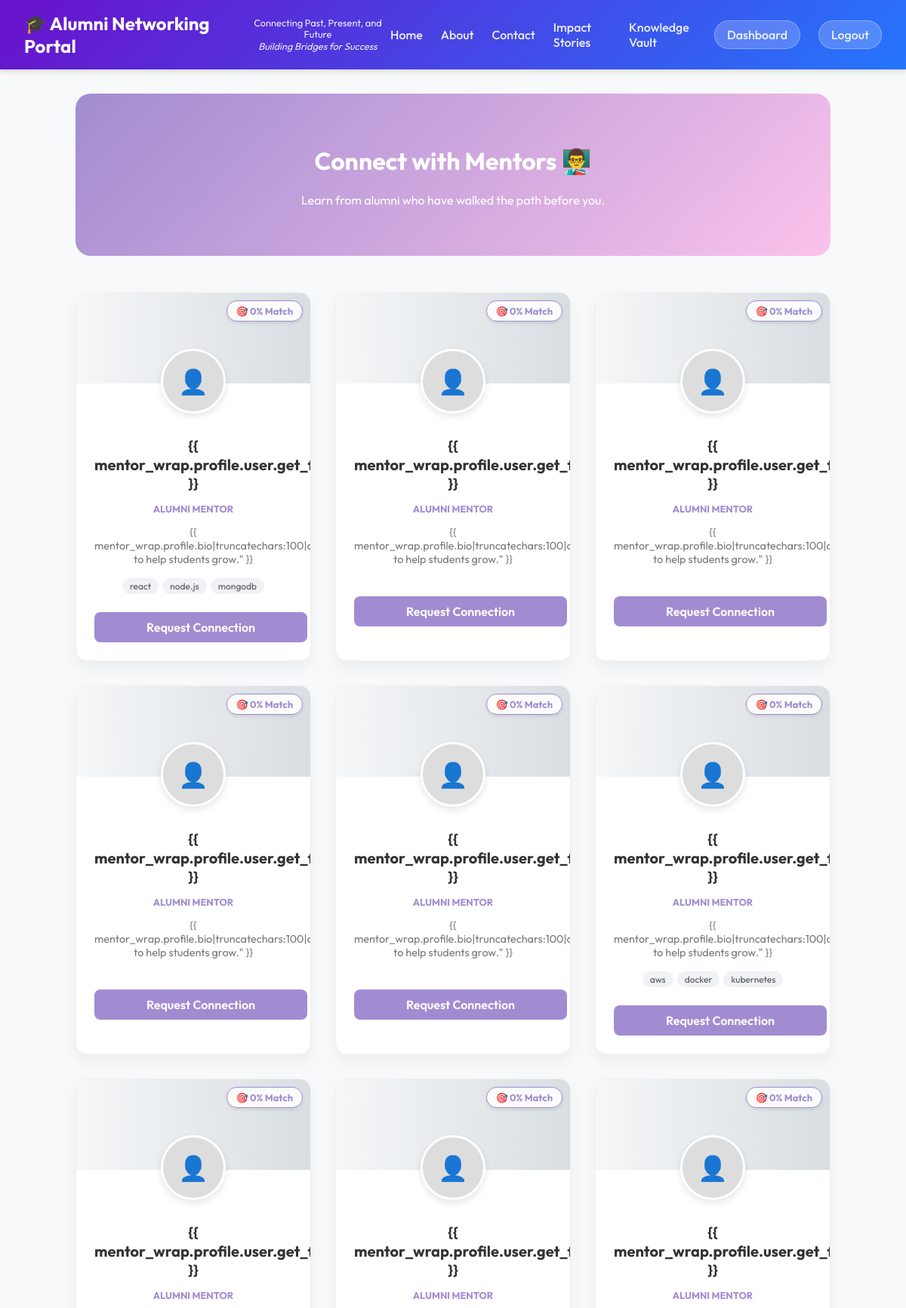
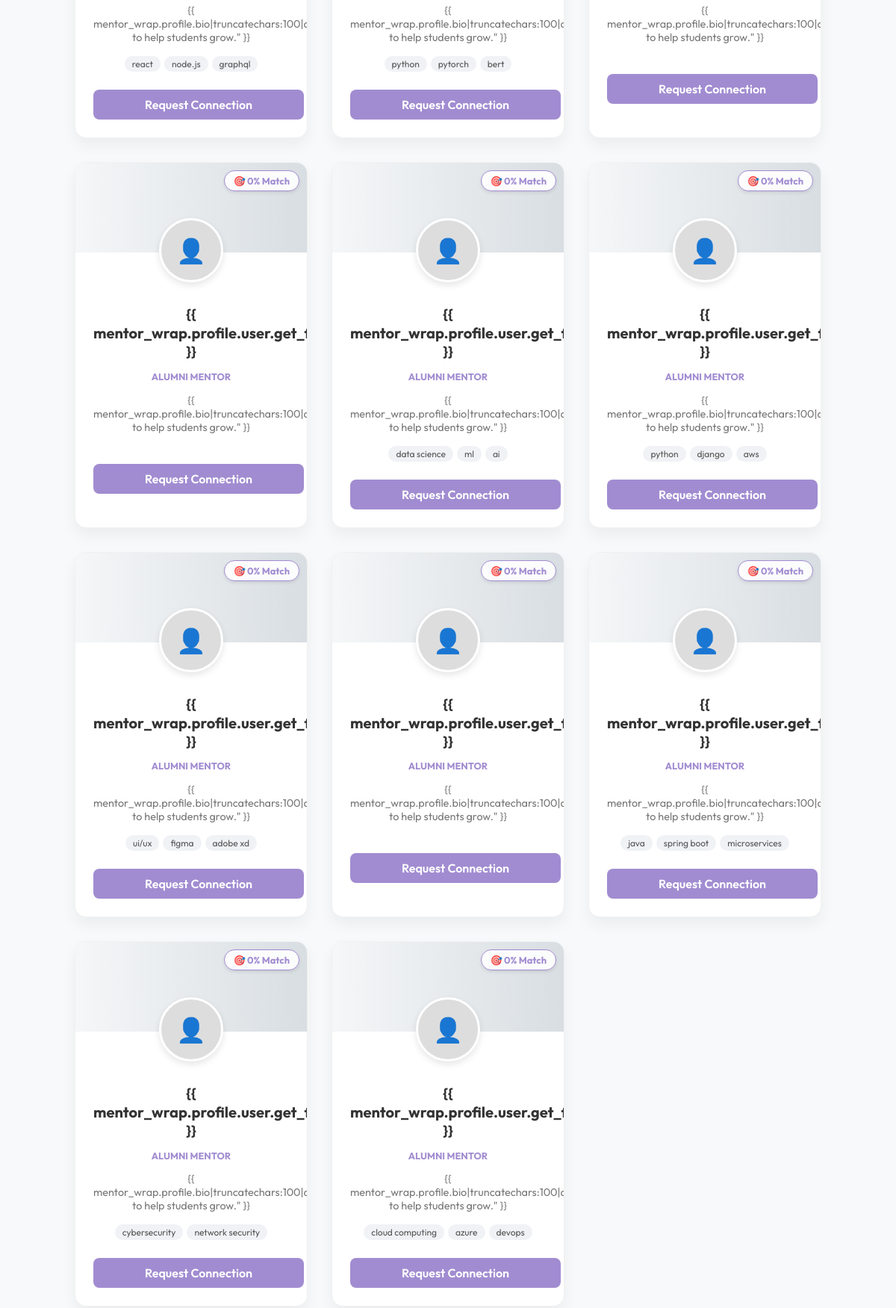
The app's page /mentoring/ (signed in, upper part) with its own data (2 pictures, top to bottom).
### network/models.py (models this page shows, shortened)
class Profile(models.Model):
    USER_TYPE_CHOICES = (
        ('student', 'Student'),
        ('alumni', 'Alumni'),
        ('mentor', 'Mentor'),
        ('admin', 'Admin'),
    )
    user = models.OneToOneField(User, on_delete=models.CASCADE)
    user_type = models.CharField(max_length=10, choices=USER_TYPE_CHOICES, default='student')
    assessment_marks = models.IntegerField(default=0)
    bio = models.TextField(blank=True)
    skills = models.TextField(blank=True, help_text="Comma-separated skills")
    profile_picture = models.ImageField(upload_to='profile_pics', blank=True, null=True)
    government_internships = models.TextField(blank=True, help_text="Details of government internships")
    private_internships_jobs = models.TextField(blank=True, help_text="Details of private internships and jobs")

### network/views.py (the view)
# urls.py: path('mentoring/', views.mentoring_brochure, name='mentoring_brochure'),
@login_required
@login_required
def mentoring_brochure(request):
    mentors = Profile.objects.filter(user_type='alumni').exclude(user=request.user)
    user_skills_raw = request.user.profile.skills
    user_skills = set(s.strip().lower() for s in user_skills_raw.split(',')) if user_skills_raw else set()
    mentor_list = []
    for mentor in mentors:
        m_skills_raw = mentor.skills
        m_skills = [s.strip().lower() for s in m_skills_raw.split(',')] if m_skills_raw else []
        match_percentage = 0
        if m_skills:
            common = [s for s in m_skills if s in user_skills]
            match_percentage = int((len(common) / len(m_skills)) * 100)
        mentor_list.append({
            'profile': mentor,
            'match_percentage': match_percentage,
            'skills_list': m_skills[:3]
        })
    mentor_list.sort(key=lambda x: x['match_percentage'], reverse=True)
    return render(request, 'mentoring_brochure.html', {'mentors': mentor_list})

### templates/mentoring_brochure.html (shortened to what this page needs)
{% extends 'base.html' %}
{% block content %}
<div class="mentoring-container">
    <div class="mentoring-header">
        <h1>Connect with Mentors 👨‍🏫</h1>
        <p>Learn from alumni who have walked the path before you.</p>
    </div>
    <div class="mentor-grid">
        {% for mentor_wrap in mentors %}
        <div class="mentor-card">
            <div class="mentor-header-pic">
                <div
                    style="width: 100%; height: 100%; background: linear-gradient(to right, #eef2f3, #8e9eab); opacity: 0.3;">
                </div>
                <div
                    style="position: absolute; top: 10px; right: 10px; background: rgba(255,255,255,0.9); padding: 5px 12px; border-radius: 20px; font-weight: bold; font-size: 0.8rem; color: #a18cd1; box-shadow: 0 2px 4px rgba(0,0,0,0.1); border: 1px solid #a18cd1; z-index: 10;">
                    🎯 {{ mentor_wrap.match_percentage }}% Match
                </div>
                {% if mentor_wrap.profile.profile_picture %}
                <img src="{{ mentor_wrap.profile.profile_picture.url }}" alt="{{ mentor_wrap.profile.user.username }}"
                    class="mentor-pic">
                {% else %}
                <div class="mentor-pic"
                    style="background: #ddd; display: flex; align-items: center; justify-content: center; font-size: 2rem;">
                    👤</div>
                {% endif %}
            </div>
            <div class="mentor-info">
                <h3 class="mentor-name">{{
                    mentor_wrap.profile.user.get_full_name|default:mentor_wrap.profile.user.username }}
                </h3>
                <p style="font-size: 0.8rem; color: #a18cd1; font-weight: bold; margin-bottom: 0.5rem;">ALUMNI MENTOR
                </p>
                <p class="mentor-bio">{{ mentor_wrap.profile.bio|truncatechars:100|default:"Ready to help students
                    grow." }}
                </p>
                <div class="mentor-skills">
                    {% for skill in mentor_wrap.skills_list %}
                    <span class="skill-badge">{{ skill }}</span>
                    {% endfor %}
                </div>
                <a href="{% url 'request_mentor' mentor_wrap.profile.user.id %}" class="request-btn">Request
                    Connection</a>
            </div>
        </div>
        {% empty %}
        <div style="grid-column: 1 / -1; text-align: center; padding: 3rem;">
            <p style="color: #777;">No mentors are currently available for selection.</p>
        </div>
        {% endfor %}
    </div>
</div>
{% endblock %}

### templates/base.html (style rules this page uses)
:root { --primary-color: #6a11cb; --secondary-color: #2575fc; --accent-color: #ff9a9e; --text-color: #333; --bg-color: #f8f9fa; --glass-bg: rgba(255, 255, 255, 0.85); --glass-border: rgba(255, 255, 255, 0.3); }
body { font-family: 'Outfit', sans-serif; margin: 0; padding: 0; background-color: var(--bg-color); color: var(--text-color); display: flex; flex-direction: column; min-height: 100vh; }

### templates/mentoring_brochure.html (style rules this page uses)
.mentoring-container { max-width: 1000px; margin: 2rem auto; padding: 0 1rem; }
.mentoring-header { text-align: center; margin-bottom: 3rem; background: linear-gradient(135deg, #a18cd1 0%, #fbc2eb 100%); padding: 3rem; border-radius: 20px; color: white; }
.mentor-grid { display: grid; grid-template-columns: repeat(auto-fill, minmax(300px, 1fr)); gap: 2rem; }
.mentor-card { background: white; border-radius: 15px; overflow: hidden; box-shadow: 0 10px 20px rgba(0, 0, 0, 0.05); transition: transform 0.3s; border: 1px solid #f0f0f0; }
.mentor-header-pic { height: 120px; background: #f8f9fa; display: flex; align-items: center; justify-content: center; position: relative; }
.mentor-pic { width: 80px; height: 80px; border-radius: 50%; object-fit: cover; border: 3px solid white; box-shadow: 0 4px 10px rgba(0, 0, 0, 0.1); position: absolute; bottom: -40px; }
.mentor-info { padding: 50px 1.5rem 1.5rem; text-align: center; }
.mentor-name { font-size: 1.25rem; margin-bottom: 0.25rem; color: #333; }
.mentor-bio { font-size: 0.9rem; color: #777; margin-bottom: 1rem; min-height: 40px; }
.mentor-skills { display: flex; flex-wrap: wrap; gap: 5px; justify-content: center; margin-bottom: 1.5rem; }
.skill-badge { background: #f0f2f5; color: #555; font-size: 0.75rem; padding: 3px 10px; border-radius: 20px; }
.request-btn { background: #a18cd1; color: white; width: 100%; display: block; padding: 10px; text-decoration: none; border-radius: 8px; font-weight: 600; transition: 0.2s; }

### records on screen
Profile: match_percentage "0", skills_list "react" "node.js" "mongodb"
Profile: match_percentage "0"
Profile: match_percentage "0"
Profile: match_percentage "0"
Profile: match_percentage "0"
Profile: match_percentage "0", skills_list "aws" "docker" "kubernetes"
Profile: match_percentage "0", skills_list "react" "node.js" "graphql"
Profile: match_percentage "0", skills_list "python" "pytorch" "bert"
Profile: match_percentage "0"
Profile: match_percentage "0"
Profile: match_percentage "0", skills_list "data science" "ml" "ai"
Profile: match_percentage "0", skills_list "python" "django" "aws"
Profile: match_percentage "0", skills_list "ui/ux" "figma" "adobe xd"
Profile: match_percentage "0"
Profile: match_percentage "0", skills_list "java" "spring boot" "microservices"
Profile: match_percentage "0", skills_list "cybersecurity" "network security"
Profile: match_percentage "0", skills_list "cloud computing" "azure" "devops"
